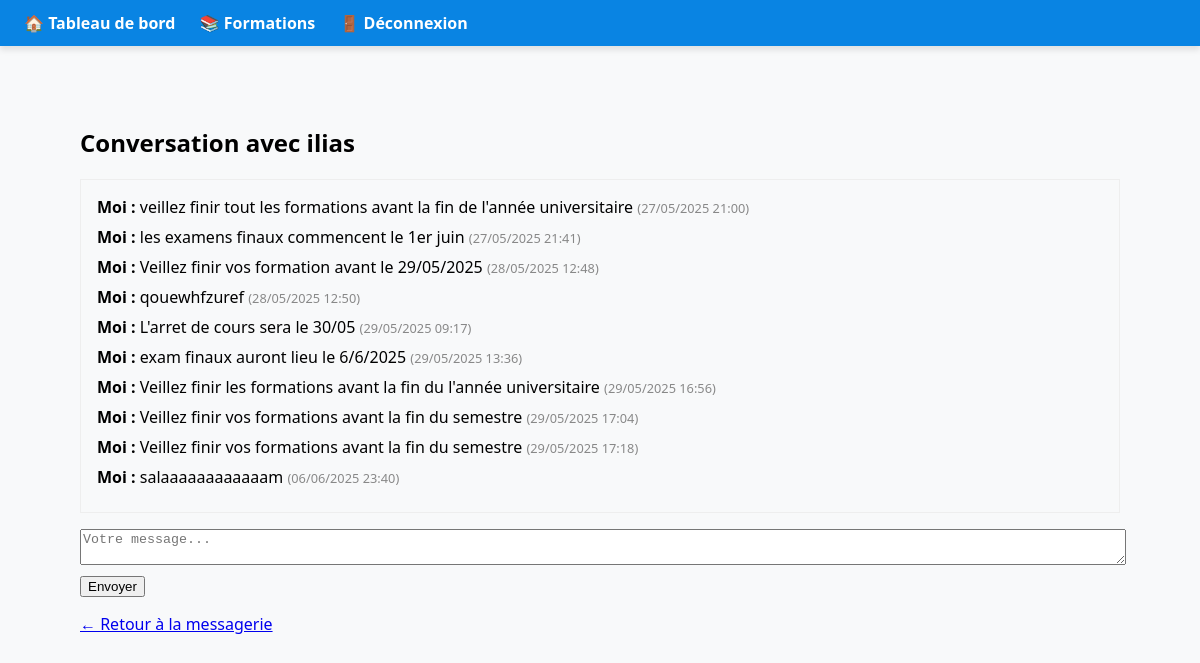
Page /formateur/conversation/2/ (signed in) on the committed database.
### myapp/models.py (models this page shows, shortened)
class Utilisateur(AbstractUser):
    def __str__(self):
        return self.username

class Message(models.Model):
    sender = models.ForeignKey(Utilisateur, related_name='sent_messages', on_delete=models.CASCADE)
    recipient = models.ForeignKey(Utilisateur, related_name='received_messages', on_delete=models.CASCADE)
    content = models.TextField()
    timestamp = models.DateTimeField(auto_now_add=True)
    is_read = models.BooleanField(default=False)

### myapp/views.py (the view)
# urls.py: path('formateur/conversation/<int:apprenant_id>/', views.conversation, name='conversation'),
@login_required
def conversation(request, apprenant_id):
    formateur = request.user
    apprenant = get_object_or_404(Utilisateur, id=apprenant_id)
    messages = Message.objects.filter(
        (Q(sender=formateur) & Q(recipient=apprenant)) |
        (Q(sender=apprenant) & Q(recipient=formateur))
    ).order_by('timestamp')
    if request.method == 'POST':
        content = request.POST.get('content')
        if content:
            Message.objects.create(sender=formateur, recipient=apprenant, content=content)
            return redirect('conversation', apprenant_id=apprenant.id)
    return render(request, 'formateur/conversation.html', {'apprenant': apprenant, 'messages': messages})

### myapp/templates/formateur/conversation.html (shortened to what this page needs)
{% extends 'base.html' %}
{% block content %}
<div class="container">
    <h2>Conversation avec {{ apprenant.get_full_name|default:apprenant.username }}</h2>
    <div class="messages" style="max-height:400px;overflow-y:auto;border:1px solid #eee;padding:1em;margin-bottom:1em;">
        {% for message in messages %}
            <div style="margin-bottom:0.5em;">
                <strong>{% if message.sender == request.user %}Moi{% else %}{{ message.sender.get_full_name|default:message.sender.username }}{% endif %} :</strong>
                <span>{{ message.content }}</span>
                <span style="color:#888;font-size:0.8em;">({{ message.timestamp|date:'d/m/Y H:i' }})</span>
            </div>
        {% empty %}
            <div>Aucun message pour le moment.</div>
        {% endfor %}
    </div>
    <form method="post">
        <textarea name="content" rows="2" style="width:100%;" placeholder="Votre message..."></textarea>
        <button type="submit" style="margin-top:0.5em;">Envoyer</button>
    </form>
    <a href="{% url 'messagerie_formateur' %}" style="display:inline-block;margin-top:1em;">&larr; Retour à la messagerie</a>
</div>
{% endblock %}

### myapp/templates/base.html (style rules this page uses)
body { margin: 0; font-family: 'Segoe UI', sans-serif; background-color: #f8f9fa; }
.container { max-width: 1100px; margin: auto; padding: 30px; }

### rows in the picture
Utilisateur: get_full_name "ilias"
Message: shows "Moi", content "veillez finir tout les formations avant la fin de l'année universitaire", timestamp "27/05/2025 21:00"
Message: shows "Moi", content "les examens finaux commencent le 1er juin", timestamp "27/05/2025 21:41"
Message: shows "Moi", content "Veillez finir vos formation avant le 29/05/2025", timestamp "28/05/2025 12:48"
Message: shows "Moi", content "qouewhfzuref", timestamp "28/05/2025 12:50"
Message: shows "Moi", content "L'arret de cours sera le 30/05", timestamp "29/05/2025 09:17"
Message: shows "Moi", content "exam finaux auront lieu le 6/6/2025", timestamp "29/05/2025 13:36"
Message: shows "Moi", content "Veillez finir les formations avant la fin du l'année universitaire", timestamp "29/05/2025 16:56"
Message: shows "Moi", content "Veillez finir vos formations avant la fin du semestre", timestamp "29/05/2025 17:04"
Message: shows "Moi", content "Veillez finir vos formations avant la fin du semestre", timestamp "29/05/2025 17:18"
Message: shows "Moi", content "salaaaaaaaaaaaam", timestamp "06/06/2025 23:40"
